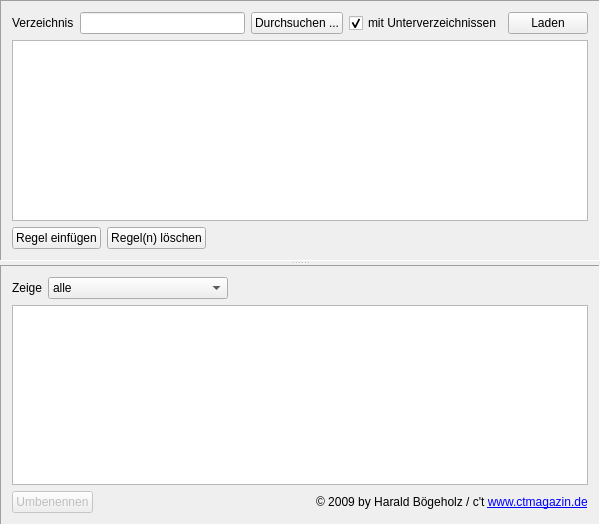
<?xml version="1.0" encoding="UTF-8"?>
<ui version="4.0">
 <class>H2renameClass</class>
 <widget class="QWidget" name="H2renameClass">
  <property name="geometry">
   <rect>
    <x>0</x>
    <y>0</y>
    <width>600</width>
    <height>525</height>
   </rect>
  </property>
  <property name="windowTitle">
   <string>H2rename 0.8.1</string>
  </property>
  <layout class="QGridLayout" name="gridLayout">
   <property name="margin">
    <number>0</number>
   </property>
   <item row="0" column="0">
    <widget class="QSplitter" name="splitter">
     <property name="orientation">
      <enum>Qt::Vertical</enum>
     </property>
     <property name="childrenCollapsible">
      <bool>false</bool>
     </property>
     <widget class="QFrame" name="frame_top">
      <property name="frameShape">
       <enum>QFrame::Panel</enum>
      </property>
      <property name="frameShadow">
       <enum>QFrame::Sunken</enum>
      </property>
      <layout class="QVBoxLayout" name="verticalLayout">
       <item>
        <layout class="QHBoxLayout" name="horizontalLayout">
         <item>
          <widget class="QLabel" name="label">
           <property name="text">
            <string>Verzeichnis</string>
           </property>
          </widget>
         </item>
         <item>
          <widget class="QLineEdit" name="lineEdit_DirName"/>
         </item>
         <item>
          <widget class="QPushButton" name="pushButton_SelectDir">
           <property name="text">
            <string>Durchsuchen ...</string>
           </property>
           <property name="autoDefault">
            <bool>false</bool>
           </property>
          </widget>
         </item>
         <item>
          <widget class="QCheckBox" name="checkBox_Recursive">
           <property name="text">
            <string>mit Unterverzeichnissen</string>
           </property>
           <property name="checked">
            <bool>true</bool>
           </property>
          </widget>
         </item>
         <item>
          <widget class="QPushButton" name="pushButton_Load">
           <property name="text">
            <string>Laden</string>
           </property>
          </widget>
         </item>
        </layout>
       </item>
       <item>
        <widget class="QTableView" name="tableView_replacements">
         <property name="contextMenuPolicy">
          <enum>Qt::ActionsContextMenu</enum>
         </property>
        </widget>
       </item>
       <item>
        <layout class="QHBoxLayout" name="horizontalLayout_4">
         <item>
          <widget class="QPushButton" name="pushButton_insertRow">
           <property name="text">
            <string>Regel einfügen</string>
           </property>
           <property name="autoDefault">
            <bool>false</bool>
           </property>
          </widget>
         </item>
         <item>
          <widget class="QPushButton" name="pushButton_removeRow">
           <property name="text">
            <string>Regel(n) löschen</string>
           </property>
           <property name="autoDefault">
            <bool>false</bool>
           </property>
          </widget>
         </item>
         <item>
          <spacer name="horizontalSpacer_3">
           <property name="orientation">
            <enum>Qt::Horizontal</enum>
           </property>
           <property name="sizeHint" stdset="0">
            <size>
             <width>40</width>
             <height>20</height>
            </size>
           </property>
          </spacer>
         </item>
        </layout>
       </item>
      </layout>
     </widget>
     <widget class="QFrame" name="frame_bottom">
      <property name="frameShape">
       <enum>QFrame::Panel</enum>
      </property>
      <property name="frameShadow">
       <enum>QFrame::Sunken</enum>
      </property>
      <layout class="QVBoxLayout" name="verticalLayout_2">
       <item>
        <layout class="QHBoxLayout" name="horizontalLayout_3">
         <item>
          <widget class="QLabel" name="label_3">
           <property name="text">
            <string>Zeige</string>
           </property>
          </widget>
         </item>
         <item>
          <widget class="QComboBox" name="comboBox">
           <item>
            <property name="text">
             <string>alle</string>
            </property>
           </item>
           <item>
            <property name="text">
             <string>alle Änderungen</string>
            </property>
           </item>
           <item>
            <property name="text">
             <string>Wirkung selektierter Regeln</string>
            </property>
           </item>
           <item>
            <property name="text">
             <string>Namenskollisionen</string>
            </property>
           </item>
          </widget>
         </item>
         <item>
          <spacer name="horizontalSpacer_2">
           <property name="orientation">
            <enum>Qt::Horizontal</enum>
           </property>
           <property name="sizeHint" stdset="0">
            <size>
             <width>40</width>
             <height>20</height>
            </size>
           </property>
          </spacer>
         </item>
         <item>
          <widget class="QLabel" name="label_numbers">
           <property name="text">
            <string/>
           </property>
          </widget>
         </item>
        </layout>
       </item>
       <item>
        <widget class="QTableView" name="tableView_names">
         <property name="contextMenuPolicy">
          <enum>Qt::ActionsContextMenu</enum>
         </property>
         <property name="selectionMode">
          <enum>QAbstractItemView::SingleSelection</enum>
         </property>
         <property name="selectionBehavior">
          <enum>QAbstractItemView::SelectRows</enum>
         </property>
        </widget>
       </item>
       <item>
        <layout class="QHBoxLayout" name="horizontalLayout_2">
         <item>
          <widget class="QPushButton" name="pushButton_Rename">
           <property name="enabled">
            <bool>false</bool>
           </property>
           <property name="text">
            <string>Umbenennen</string>
           </property>
           <property name="autoDefault">
            <bool>false</bool>
           </property>
          </widget>
         </item>
         <item>
          <widget class="QLabel" name="label_collisions">
           <property name="palette">
            <palette>
             <active>
              <colorrole role="WindowText">
               <brush brushstyle="SolidPattern">
                <color alpha="255">
                 <red>255</red>
                 <green>0</green>
                 <blue>0</blue>
                </color>
               </brush>
              </colorrole>
             </active>
             <inactive>
              <colorrole role="WindowText">
               <brush brushstyle="SolidPattern">
                <color alpha="255">
                 <red>255</red>
                 <green>0</green>
                 <blue>0</blue>
                </color>
               </brush>
              </colorrole>
             </inactive>
             <disabled>
              <colorrole role="WindowText">
               <brush brushstyle="SolidPattern">
                <color alpha="255">
                 <red>120</red>
                 <green>120</green>
                 <blue>120</blue>
                </color>
               </brush>
              </colorrole>
             </disabled>
            </palette>
           </property>
           <property name="font">
            <font>
             <family>MS Shell Dlg 2</family>
             <pointsize>8</pointsize>
             <weight>75</weight>
             <italic>false</italic>
             <bold>true</bold>
             <underline>false</underline>
             <strikeout>false</strikeout>
            </font>
           </property>
           <property name="text">
            <string/>
           </property>
          </widget>
         </item>
         <item>
          <spacer name="horizontalSpacer">
           <property name="orientation">
            <enum>Qt::Horizontal</enum>
           </property>
           <property name="sizeHint" stdset="0">
            <size>
             <width>40</width>
             <height>20</height>
            </size>
           </property>
          </spacer>
         </item>
         <item>
          <widget class="QLabel" name="label_2">
           <property name="text">
            <string>&amp;copy; 2009 by Harald Bögeholz / c't &lt;a href=&quot;http://www.ctmagazin.de/&quot;&gt;www.ctmagazin.de&lt;/a&gt;</string>
           </property>
           <property name="openExternalLinks">
            <bool>true</bool>
           </property>
          </widget>
         </item>
        </layout>
       </item>
      </layout>
     </widget>
    </widget>
   </item>
  </layout>
 </widget>
 <layoutdefault spacing="6" margin="11"/>
 <resources/>
 <connections/>
</ui>
